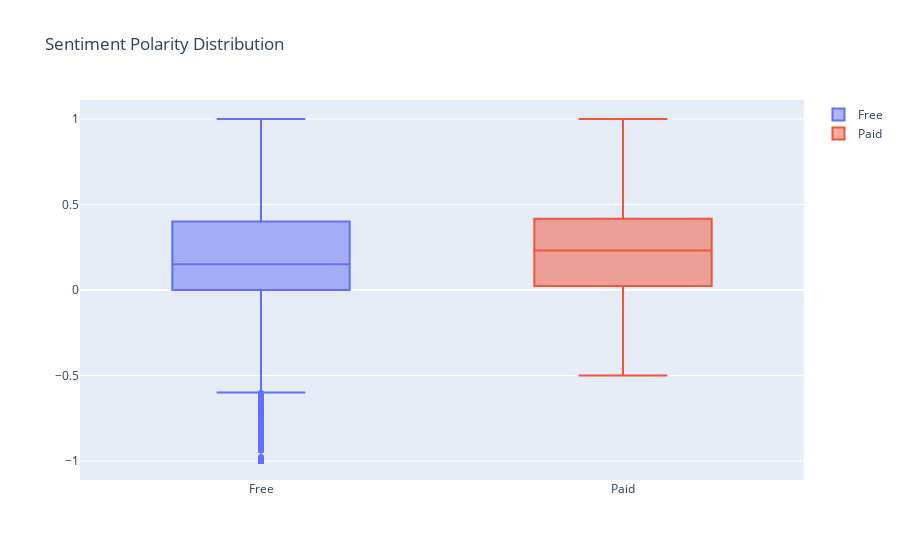

The cell this chart's notebook holds for it:
### Markdown cell above
<b>Sentiment analysis of user reviews</b>

### Code cell
#merge reviews and apps DataFrame on App and assign the result to apps_review
apps_review=pd.merge(apps, reviews, on='App')
apps_review.head()
#remove missing values from Sentiment and Review columns
apps_review=apps_review.dropna(subset=['Sentiment', 'Review'])

re_paid=go.Box(y=apps_review[apps_review['Type']=='Paid']['Sentiment_Polarity'],name='Paid')
re_free=go.Box(y=apps_review[apps_review['Type']=='Free']['Sentiment_Polarity'],name='Free')
re_layout=go.Layout(title='Sentiment Polarity Distribution')

re_list=[re_free,re_paid]
plotly.offline.iplot({'data':re_list,'layout':re_layout})

### Figure 1 — Plotly figure (JSON) as saved in the notebook; plotly's stock layout.template omitted (floating-point values rounded to 4 significant figures; data arrays with more than 128 entries replaced by an {"elided": "..."} marker saying what was removed)
{"data": [{"name": "Free", "type": "box", "y": {"elided": "35513 float values"}}, {"name": "Paid", "type": "box", "y": {"elided": "416 float values"}}], "layout": {"title": {"text": "Sentiment Polarity Distribution"}}}
